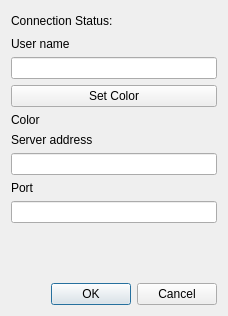
<?xml version="1.0" encoding="UTF-8"?>
<ui version="4.0">
 <class>SettingDlg</class>
 <widget class="QDialog" name="SettingDlg">
  <property name="geometry">
   <rect>
    <x>0</x>
    <y>0</y>
    <width>228</width>
    <height>316</height>
   </rect>
  </property>
  <property name="windowTitle">
   <string>Dialog</string>
  </property>
  <layout class="QVBoxLayout" name="verticalLayout">
   <item>
    <layout class="QHBoxLayout" name="horizontalLayout">
     <item>
      <widget class="QLabel" name="label_4">
       <property name="text">
        <string>Connection Status: </string>
       </property>
      </widget>
     </item>
     <item>
      <widget class="QLabel" name="labelLight"/>
     </item>
     <item>
      <spacer name="horizontalSpacer">
       <property name="orientation">
        <enum>Qt::Horizontal</enum>
       </property>
       <property name="sizeHint" stdset="0">
        <size>
         <width>40</width>
         <height>20</height>
        </size>
       </property>
      </spacer>
     </item>
    </layout>
   </item>
   <item>
    <widget class="QLabel" name="label_3">
     <property name="text">
      <string>User name</string>
     </property>
    </widget>
   </item>
   <item>
    <widget class="QLineEdit" name="leUserName"/>
   </item>
   <item>
    <widget class="QPushButton" name="btColor">
     <property name="text">
      <string>Set Color</string>
     </property>
    </widget>
   </item>
   <item>
    <widget class="QLabel" name="labelColor">
     <property name="sizePolicy">
      <sizepolicy hsizetype="Ignored" vsizetype="Preferred">
       <horstretch>0</horstretch>
       <verstretch>0</verstretch>
      </sizepolicy>
     </property>
     <property name="text">
      <string>Color</string>
     </property>
    </widget>
   </item>
   <item>
    <widget class="QLabel" name="label">
     <property name="text">
      <string>Server address</string>
     </property>
    </widget>
   </item>
   <item>
    <widget class="QLineEdit" name="leAddress"/>
   </item>
   <item>
    <widget class="QLabel" name="label_2">
     <property name="text">
      <string>Port</string>
     </property>
    </widget>
   </item>
   <item>
    <widget class="QLineEdit" name="lePort"/>
   </item>
   <item>
    <spacer name="verticalSpacer">
     <property name="orientation">
      <enum>Qt::Vertical</enum>
     </property>
     <property name="sizeHint" stdset="0">
      <size>
       <width>20</width>
       <height>40</height>
      </size>
     </property>
    </spacer>
   </item>
   <item>
    <widget class="QDialogButtonBox" name="buttonBox">
     <property name="orientation">
      <enum>Qt::Horizontal</enum>
     </property>
     <property name="standardButtons">
      <set>QDialogButtonBox::Cancel|QDialogButtonBox::Ok</set>
     </property>
    </widget>
   </item>
  </layout>
 </widget>
 <resources/>
 <connections>
  <connection>
   <sender>buttonBox</sender>
   <signal>accepted()</signal>
   <receiver>SettingDlg</receiver>
   <slot>accept()</slot>
   <hints>
    <hint type="sourcelabel">
     <x>248</x>
     <y>254</y>
    </hint>
    <hint type="destinationlabel">
     <x>157</x>
     <y>274</y>
    </hint>
   </hints>
  </connection>
  <connection>
   <sender>buttonBox</sender>
   <signal>rejected()</signal>
   <receiver>SettingDlg</receiver>
   <slot>reject()</slot>
   <hints>
    <hint type="sourcelabel">
     <x>316</x>
     <y>260</y>
    </hint>
    <hint type="destinationlabel">
     <x>286</x>
     <y>274</y>
    </hint>
   </hints>
  </connection>
 </connections>
</ui>
